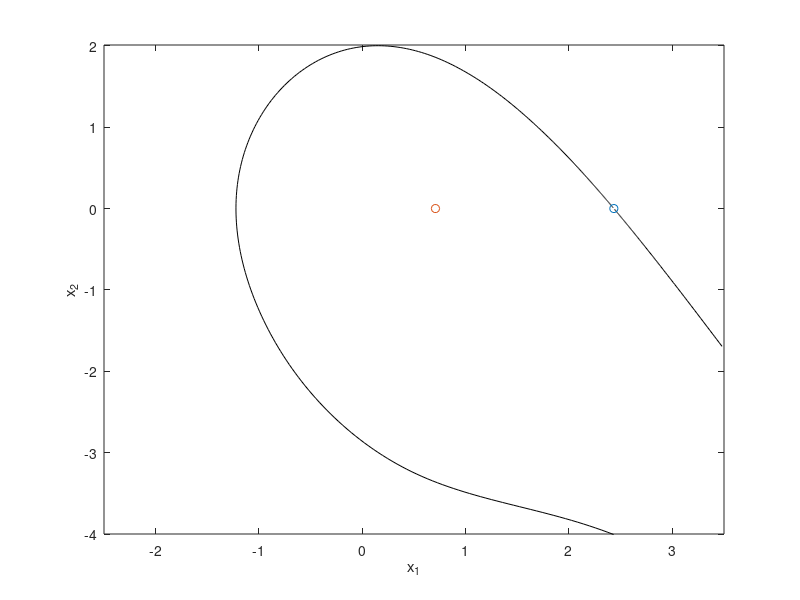

The MATLAB script that drew this image:

load('boundary_data');

plot(boundary_part1(1,:),boundary_part1(2,:),'k');
hold on;
plot(boundary_part2(1,:),boundary_part2(2,:),'k');
scatter(uep(1),uep(2),'r*');
scatter(sep(1),sep(2),'b*');
axis(set_axis);
xlabel('x_1');
ylabel('x_2');
hold off;
